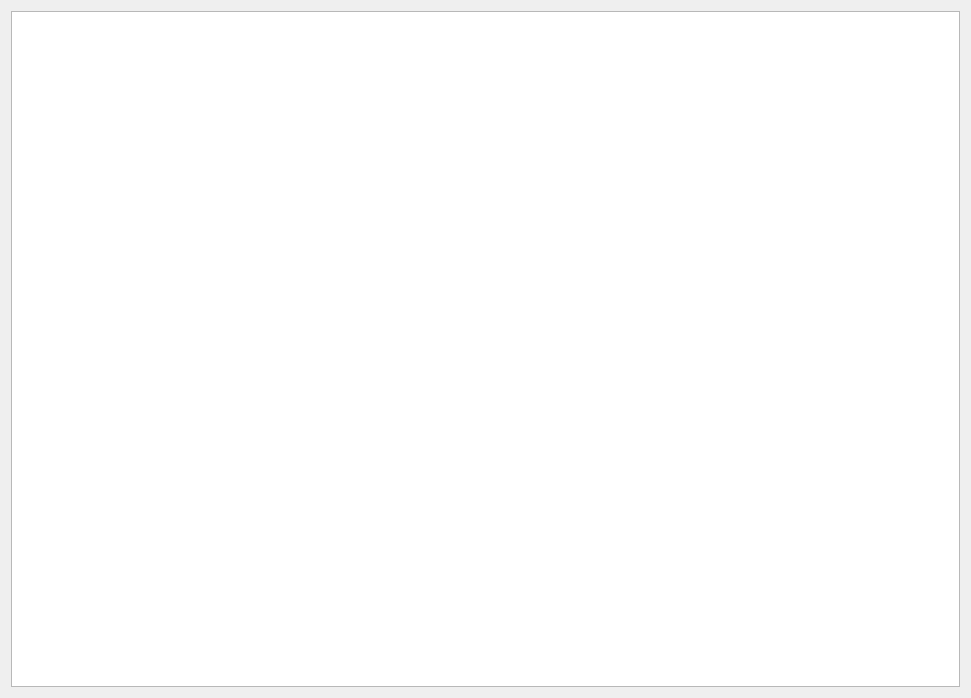
<?xml version="1.0" encoding="UTF-8"?>
<ui version="4.0">
 <class>myChart</class>
 <widget class="QWidget" name="myChart">
  <property name="geometry">
   <rect>
    <x>0</x>
    <y>0</y>
    <width>971</width>
    <height>698</height>
   </rect>
  </property>
  <property name="windowTitle">
   <string>Form</string>
  </property>
  <layout class="QGridLayout" name="gridLayout">
   <item row="0" column="0">
    <widget class="QChartView" name="graphicsView"/>
   </item>
  </layout>
 </widget>
 <customwidgets>
  <customwidget>
   <class>QChartView</class>
   <extends>QGraphicsView</extends>
   <header location="global">qchartview.h</header>
  </customwidget>
 </customwidgets>
 <resources/>
 <connections/>
</ui>
